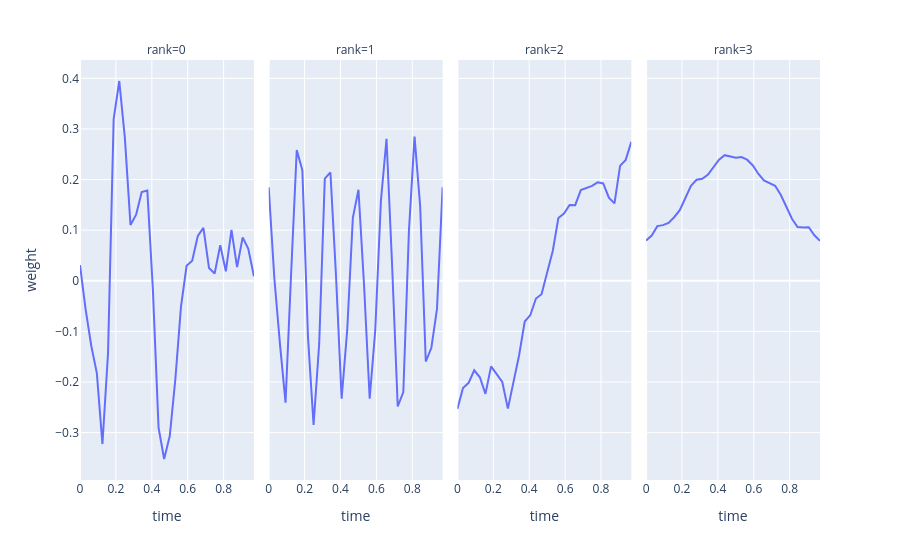

Notebook code cell kept with this figure:
### Code cell
from mne.viz import plot_topomap
from plotly.tools import mpl_to_plotly

# TODO spatial weights
df = pd.DataFrame(tl.to_numpy(hoda.weights_[1]))
df['time'] = epochs.times
df = df.melt(id_vars=['time'], var_name='rank', value_name='weight')
px.line(df, x='time', y='weight', facet_col='rank', facet_col_wrap=4)

### Figure 1 — Plotly figure (JSON) as saved in the notebook; plotly's stock layout.template omitted (floating-point values rounded to 4 significant figures)
{"data": [{"hovertemplate": "rank=0<br>time=%{x}<br>weight=%{y}<extra></extra>", "legendgroup": "", "line": {"color": "#636efa", "dash": "solid"}, "marker": {"symbol": "circle"}, "mode": "lines", "name": "", "orientation": "v", "showlegend": false, "type": "scatter", "x": [0.0, 0.03125, 0.0625, 0.09375, 0.125, 0.1562, 0.1875, 0.2188, 0.25, 0.2812, 0.3125, 0.3438, 0.375, 0.4062, 0.4375, 0.4688, 0.5, 0.5312, 0.5625, 0.5938, 0.625, 0.6562, 0.6875, 0.7188, 0.75, 0.7812, 0.8125, 0.8438, 0.875, 0.9062, 0.9375, 0.9688], "xaxis": "x", "y": [0.03105, -0.05635, -0.1279, -0.1825, -0.3227, -0.1423, 0.3195, 0.3947, 0.282, 0.1104, 0.1307, 0.1752, 0.1785, -0.01953, -0.2901, -0.3522, -0.3067, -0.1945, -0.05155, 0.02961, 0.03975, 0.08842, 0.1045, 0.0251, 0.01439, 0.07026, 0.01878, 0.1004, 0.0269, 0.08569, 0.06302, 0.008697], "yaxis": "y"}, {"hovertemplate": "rank=1<br>time=%{x}<br>weight=%{y}<extra></extra>", "legendgroup": "", "line": {"color": "#636efa", "dash": "solid"}, "marker": {"symbol": "circle"}, "mode": "lines", "name": "", "orientation": "v", "showlegend": false, "type": "scatter", "x": [0.0, 0.03125, 0.0625, 0.09375, 0.125, 0.1562, 0.1875, 0.2188, 0.25, 0.2812, 0.3125, 0.3438, 0.375, 0.4062, 0.4375, 0.4688, 0.5, 0.5312, 0.5625, 0.5938, 0.625, 0.6562, 0.6875, 0.7188, 0.75, 0.7812, 0.8125, 0.8438, 0.875, 0.9062, 0.9375, 0.9688], "xaxis": "x2", "y": [0.1846, 0.005861, -0.1242, -0.2409, 0.01543, 0.2582, 0.2184, -0.1108, -0.2847, -0.1243, 0.2017, 0.2141, 0.009264, -0.2328, -0.09666, 0.1244, 0.1797, -0.00883, -0.2332, -0.097, 0.1572, 0.2807, 0.03025, -0.2484, -0.2198, 0.09879, 0.2848, 0.1475, -0.1596, -0.1324, -0.0556, 0.1847], "yaxis": "y2"}, {"hovertemplate": "rank=2<br>time=%{x}<br>weight=%{y}<extra></extra>", "legendgroup": "", "line": {"color": "#636efa", "dash": "solid"}, "marker": {"symbol": "circle"}, "mode": "lines", "name": "", "orientation": "v", "showlegend": false, "type": "scatter", "x": [0.0, 0.03125, 0.0625, 0.09375, 0.125, 0.1562, 0.1875, 0.2188, 0.25, 0.2812, 0.3125, 0.3438, 0.375, 0.4062, 0.4375, 0.4688, 0.5, 0.5312, 0.5625, 0.5938, 0.625, 0.6562, 0.6875, 0.7188, 0.75, 0.7812, 0.8125, 0.8438, 0.875, 0.9062, 0.9375, 0.9688], "xaxis": "x3", "y": [-0.2532, -0.2118, -0.2017, -0.1769, -0.1907, -0.2235, -0.1691, -0.184, -0.2, -0.2527, -0.2011, -0.1471, -0.08058, -0.06781, -0.03511, -0.02664, 0.01635, 0.0589, 0.124, 0.1329, 0.1497, 0.1495, 0.1792, 0.1828, 0.1875, 0.1944, 0.1923, 0.1643, 0.1529, 0.227, 0.2389, 0.2746], "yaxis": "y3"}, {"hovertemplate": "rank=3<br>time=%{x}<br>weight=%{y}<extra></extra>", "legendgroup": "", "line": {"color": "#636efa", "dash": "solid"}, "marker": {"symbol": "circle"}, "mode": "lines", "name": "", "orientation": "v", "showlegend": false, "type": "scatter", "x": [0.0, 0.03125, 0.0625, 0.09375, 0.125, 0.1562, 0.1875, 0.2188, 0.25, 0.2812, 0.3125, 0.3438, 0.375, 0.4062, 0.4375, 0.4688, 0.5, 0.5312, 0.5625, 0.5938, 0.625, 0.6562, 0.6875, 0.7188, 0.75, 0.7812, 0.8125, 0.8438, 0.875, 0.9062, 0.9375, 0.9688], "xaxis": "x4", "y": [0.07948, 0.08947, 0.108, 0.1099, 0.1144, 0.1256, 0.1395, 0.1642, 0.1877, 0.1996, 0.2015, 0.2095, 0.2243, 0.2394, 0.2482, 0.2455, 0.2433, 0.2443, 0.2393, 0.2283, 0.2115, 0.1983, 0.1934, 0.1876, 0.1699, 0.1446, 0.1226, 0.1061, 0.1051, 0.1059, 0.08987, 0.07876], "yaxis": "y4"}], "layout": {"annotations": [{"font": {}, "showarrow": false, "text": "rank=0", "x": 0.1175, "xanchor": "center", "xref": "paper", "y": 1, "yanchor": "bottom", "yref": "paper"}, {"font": {}, "showarrow": false, "text": "rank=1", "x": 0.3725, "xanchor": "center", "xref": "paper", "y": 1, "yanchor": "bottom", "yref": "paper"}, {"font": {}, "showarrow": false, "text": "rank=2", "x": 0.6275, "xanchor": "center", "xref": "paper", "y": 1, "yanchor": "bottom", "yref": "paper"}, {"font": {}, "showarrow": false, "text": "rank=3", "x": 0.8825, "xanchor": "center", "xref": "paper", "y": 1, "yanchor": "bottom", "yref": "paper"}], "legend": {"tracegroupgap": 0}, "margin": {"t": 60}, "xaxis": {"anchor": "y", "domain": [0, 0.235], "title": {"text": "time"}}, "xaxis2": {"anchor": "y2", "domain": [0.255, 0.49], "matches": "x", "title": {"text": "time"}}, "xaxis3": {"anchor": "y3", "domain": [0.51, 0.745], "matches": "x", "title": {"text": "time"}}, "xaxis4": {"anchor": "y4", "domain": [0.765, 1.0], "matches": "x", "title": {"text": "time"}}, "yaxis": {"anchor": "x", "domain": [0, 1], "title": {"text": "weight"}}, "yaxis2": {"anchor": "x2", "domain": [0, 1], "matches": "y", "showticklabels": false}, "yaxis3": {"anchor": "x3", "domain": [0, 1], "matches": "y", "showticklabels": false}, "yaxis4": {"anchor": "x4", "domain": [0, 1], "matches": "y", "showticklabels": false}}}
